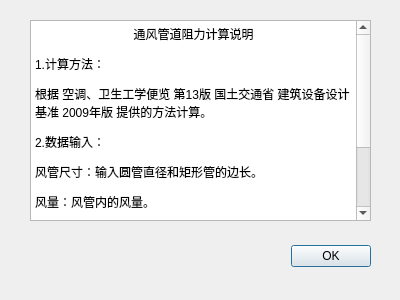
<?xml version="1.0" encoding="UTF-8"?>
<ui version="4.0">
 <class>help_Dialog</class>
 <widget class="QDialog" name="help_Dialog">
  <property name="geometry">
   <rect>
    <x>0</x>
    <y>0</y>
    <width>400</width>
    <height>300</height>
   </rect>
  </property>
  <property name="windowTitle">
   <string>帮助</string>
  </property>
  <widget class="QDialogButtonBox" name="help_buttonBox">
   <property name="geometry">
    <rect>
     <x>30</x>
     <y>240</y>
     <width>341</width>
     <height>32</height>
    </rect>
   </property>
   <property name="orientation">
    <enum>Qt::Horizontal</enum>
   </property>
   <property name="standardButtons">
    <set>QDialogButtonBox::Ok</set>
   </property>
  </widget>
  <widget class="QTextBrowser" name="help_textBrowser">
   <property name="geometry">
    <rect>
     <x>30</x>
     <y>20</y>
     <width>341</width>
     <height>201</height>
    </rect>
   </property>
   <property name="html">
    <string>&lt;!DOCTYPE HTML PUBLIC &quot;-//W3C//DTD HTML 4.0//EN&quot; &quot;http://www.w3.org/TR/REC-html40/strict.dtd&quot;&gt;
&lt;html&gt;&lt;head&gt;&lt;meta name=&quot;qrichtext&quot; content=&quot;1&quot; /&gt;&lt;meta charset=&quot;utf-8&quot; /&gt;&lt;style type=&quot;text/css&quot;&gt;
p, li { white-space: pre-wrap; }
hr { height: 1px; border-width: 0; }
li.unchecked::marker { content: &quot;\2610&quot;; }
li.checked::marker { content: &quot;\2612&quot;; }
&lt;/style&gt;&lt;/head&gt;&lt;body style=&quot; font-family:'Microsoft YaHei UI'; font-size:9pt; font-weight:400; font-style:normal;&quot;&gt;
&lt;p align=&quot;center&quot; style=&quot; margin-top:12px; margin-bottom:12px; margin-left:0px; margin-right:0px; -qt-block-indent:0; text-indent:0px;&quot;&gt;通风管道阻力计算说明&lt;/p&gt;
&lt;p style=&quot; margin-top:12px; margin-bottom:12px; margin-left:0px; margin-right:0px; -qt-block-indent:0; text-indent:0px;&quot;&gt;1.计算方法：&lt;/p&gt;
&lt;p style=&quot; margin-top:12px; margin-bottom:12px; margin-left:0px; margin-right:0px; -qt-block-indent:0; text-indent:0px;&quot;&gt;根据 空调、卫生工学便览 第13版 国土交通省 建筑设备设计基准 2009年版 提供的方法计算。&lt;/p&gt;
&lt;p style=&quot; margin-top:12px; margin-bottom:12px; margin-left:0px; margin-right:0px; -qt-block-indent:0; text-indent:0px;&quot;&gt;2.数据输入：&lt;/p&gt;
&lt;p style=&quot; margin-top:12px; margin-bottom:12px; margin-left:0px; margin-right:0px; -qt-block-indent:0; text-indent:0px;&quot;&gt;风管尺寸：输入圆管直径和矩形管的边长。 &lt;/p&gt;
&lt;p style=&quot; margin-top:12px; margin-bottom:12px; margin-left:0px; margin-right:0px; -qt-block-indent:0; text-indent:0px;&quot;&gt;风量：风管内的风量。&lt;/p&gt;
&lt;p style=&quot; margin-top:12px; margin-bottom:12px; margin-left:0px; margin-right:0px; -qt-block-indent:0; text-indent:0px;&quot;&gt;风管长度：如果给出风管长度，它将计算该管段的总阻力。&lt;/p&gt;
&lt;p style=&quot; margin-top:12px; margin-bottom:12px; margin-left:0px; margin-right:0px; -qt-block-indent:0; text-indent:0px;&quot;&gt;3.结果输出：&lt;/p&gt;
&lt;p style=&quot; margin-top:12px; margin-bottom:12px; margin-left:0px; margin-right:0px; -qt-block-indent:0; text-indent:0px;&quot;&gt;数据输入完成后，按“计算”按扭，在结果输出栏将给出计算结果。&lt;/p&gt;&lt;/body&gt;&lt;/html&gt;</string>
   </property>
  </widget>
 </widget>
 <resources/>
 <connections>
  <connection>
   <sender>help_buttonBox</sender>
   <signal>accepted()</signal>
   <receiver>help_Dialog</receiver>
   <slot>accept()</slot>
   <hints>
    <hint type="sourcelabel">
     <x>248</x>
     <y>254</y>
    </hint>
    <hint type="destinationlabel">
     <x>157</x>
     <y>274</y>
    </hint>
   </hints>
  </connection>
  <connection>
   <sender>help_buttonBox</sender>
   <signal>rejected()</signal>
   <receiver>help_Dialog</receiver>
   <slot>reject()</slot>
   <hints>
    <hint type="sourcelabel">
     <x>316</x>
     <y>260</y>
    </hint>
    <hint type="destinationlabel">
     <x>286</x>
     <y>274</y>
    </hint>
   </hints>
  </connection>
 </connections>
</ui>
